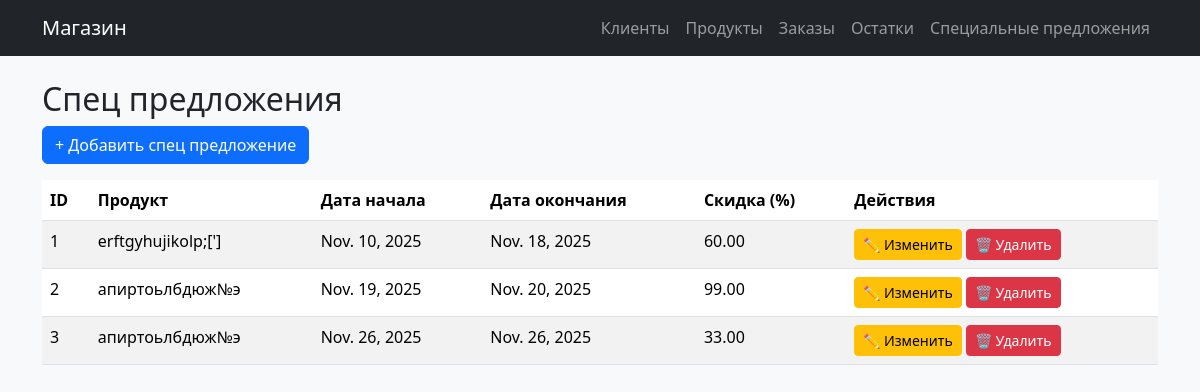
/specialoffers/, run on the app's committed database.
### main/models.py (models this page shows, shortened)
class SpecialOffer(models.Model):
    product = models.ForeignKey(Product, on_delete=models.CASCADE, verbose_name="Продукт")
    start_date = models.DateField(verbose_name="Дата начала")
    end_date = models.DateField(verbose_name="Дата окончания")
    discount = models.DecimalField(
        max_digits=5,
        decimal_places=2,
        verbose_name="Скидка (%)",
        validators=[MinValueValidator(0), MaxValueValidator(100)]
    )
    class Meta:
        verbose_name = "Спец предложение"
        verbose_name_plural = "Спец предложения"

class Product(models.Model):
    name = models.CharField(max_length=100, verbose_name="Название продукта")
    description = models.TextField(blank=True, verbose_name="Описание")
    price = models.DecimalField(max_digits=10, decimal_places=2, verbose_name="Цена")

### main/views.py (the view)
# urls.py: path('specialoffers/', views.specialoffers_list, name='specialoffers'),
def specialoffers_list(request):
    offers = SpecialOffer.objects.all()
    return render(request, "specialoffers.html", {"offers": offers})

### main/templates/specialoffers.html (shortened to what this page needs)
{% extends "base.html" %}
{% block content %}
<h2>Спец предложения</h2>
<a href="{% url 'specialoffer_add' %}" class="btn btn-primary mb-3">+ Добавить спец предложение</a>
<table class="table table-striped table-hover">
  <thead>
    <tr>
      <th>ID</th>
      <th>Продукт</th>
      <th>Дата начала</th>
      <th>Дата окончания</th>
      <th>Скидка (%)</th>
      <th>Действия</th>
    </tr>
  </thead>
  <tbody>
    {% for offer in offers %}
    <tr>
      <td>{{ offer.id }}</td>
      <td>{{ offer.product.name }}</td>
      <td>{{ offer.start_date }}</td>
      <td>{{ offer.end_date }}</td>
      <td>{{ offer.discount }}</td>
      <td>
        <a href="{% url 'specialoffer_edit' offer.id %}" class="btn btn-sm btn-warning">✏️ Изменить</a>
        <a href="{% url 'specialoffer_delete' offer.id %}" class="btn btn-sm btn-danger">🗑️ Удалить</a>
      </td>
    </tr>
    {% empty %}
    <tr>
      <td colspan="6" class="text-center">Спец предложений нет</td>
    </tr>
    {% endfor %}
  </tbody>
</table>
{% endblock %}

### data on the page
SpecialOffer: id "1", product.name "erftgyhujikolp;[']", start_date "Nov. 10, 2025", end_date "Nov. 18, 2025", discount "60.00"
SpecialOffer: id "2", product.name "апиртоьлбдюж№э", start_date "Nov. 19, 2025", end_date "Nov. 20, 2025", discount "99.00"
SpecialOffer: id "3", product.name "апиртоьлбдюж№э", start_date "Nov. 26, 2025", end_date "Nov. 26, 2025", discount "33.00"
